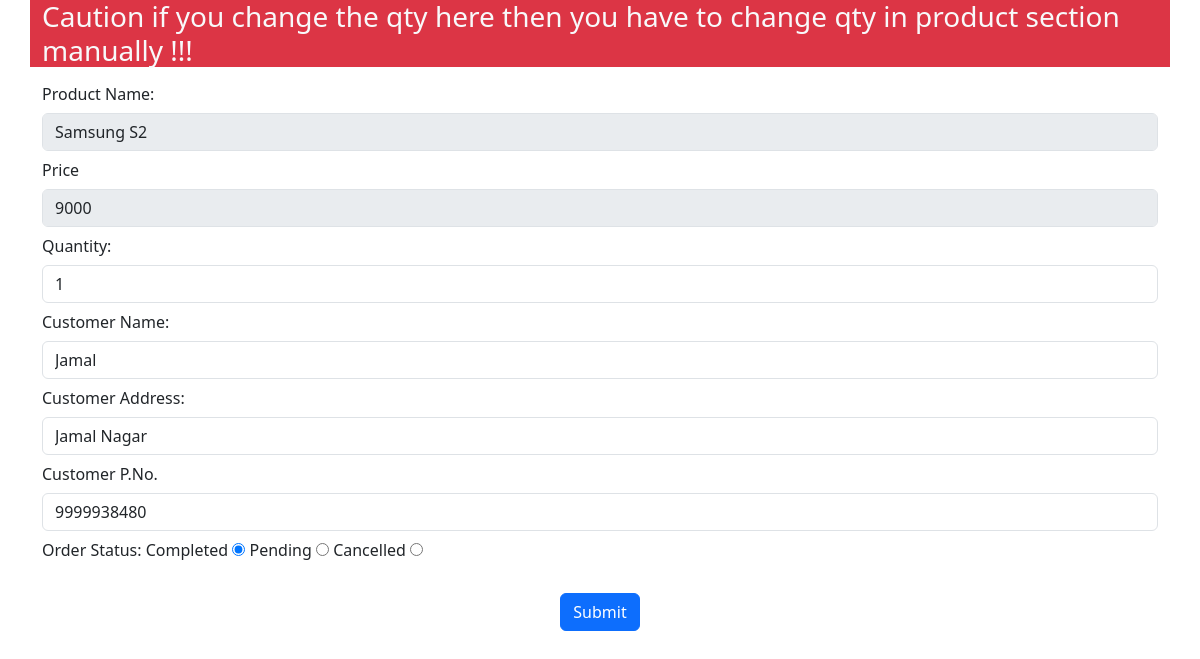
Screenshot of /update/order/admin/2 (signed in) with the database file from the repository.
### app.py (models this page shows)
class Order(db.Model, UserMixin):
    oid = db.Column(db.Integer, primary_key= True, autoincrement=True)
    oname = db.Column(db.String ,nullable = False )
    price = db.Column(db.Integer, nullable = False)
    qty = db.Column(db.Integer, nullable = False)
    name = db.Column(db.String ,nullable = False)
    address = db.Column(db.String ,nullable = False)
    phone = db.Column(db.Integer, nullable = False)
    date =  db.Column(db.Date, default=date.today())
    status = db.Column(db.String, default="pending")

### app.py (the view, shortened to what this page needs)
@app.route("/update/order/admin/<int:id>",methods=['GET','POST'])
@login_required
def upd_or(id):
    data = db.session.query(Order).filter(Order.oid==id).first()
    return render_template("updo.html",data=data)

### app.py (called while the page is built)
@login_manager.user_loader
def user_loader(user_id):
    return AdminUser.query.get(user_id)

### templates/updo.html (shortened to what this page needs)
<!DOCTYPE html>
<html lang="en">
<head>
    <link href="https://cdn.jsdelivr.net/npm/bootstrap@5.3.3/dist/css/bootstrap.min.css" rel="stylesheet">
</head>
<body>
    <div class="container bg-danger text-light">
    <h3>Caution if you change the qty here then you have to change qty in product section manually !!!</h3>
    </div>
        <div class="container">
        <form method="post">
          <div class="form-group row">
            <label for="inputName" class="col-sm-1-12 col-form-label">Product Name:</label>
            <div class="col-sm-1-12">
              <input type="text" class="form-control" name="oname" id="inputName" value="{{data.oname}}" disabled>
            </div>
          </div>
          <div class="form-group row">
            <label for="inputName" class="col-sm-1-12 col-form-label" >Price</label>
            <div class="col-sm-1-12">
              <input type="text" class="form-control" name="price" id="inputName" value="{{data.price}}" disabled>
            </div>
          </div>
          <div class="form-group row">
            <label for="inputName" class="col-sm-1-12 col-form-label">Quantity:</label>
            <div class="col-sm-1-12">
              <input type="text" class="form-control" name="qty" id="inputName" value="{{data.qty}}">
            </div>
          </div>
          <div class="form-group row">
            <label for="inputName" class="col-sm-1-12 col-form-label">Customer Name:</label>
            <div class="col-sm-1-12">
              <input type="text" class="form-control" name="name" id="inputName" value="{{data.name}}">
            </div>
          </div>
          <div class="form-group row">
            <label for="inputName" class="col-sm-1-12 col-form-label">Customer Address:</label>
            <div class="col-sm-1-12">
              <input type="text" class="form-control" name="address" id="inputName" value="{{data.address}}">
            </div>
          </div>
          <div class="form-group row">
            <label for="inputName" class="col-sm-1-12 col-form-label">Customer P.No.</label>
            <div class="col-sm-1-12">
              <input type="text" class="form-control" name="phone" id="inputName" value="{{data.phone}}">
            </div>
          </div>
          <div class="form-group col">
            <label for="inputName" class="col-sm-1-12 col-form-label">Order Status: </label>
            <label class="custom-control custom-radio">
              <label for="">Completed</label>
              <input type="radio" name="status" id="" value="completed" class="custom-control-input" {% if data.status=="completed" %}checked{% endif %}>
            </label>
            <label class="custom-control custom-radio">
              <label for="">Pending</label>
              <input type="radio" name="status" id="" value="pending" class="custom-control-input" {% if data.status=="pending" %}checked{% endif %}>
            </label>
            <label class="custom-control custom-radio">
              <label for="">Cancelled</label>
              <input type="radio" name="status" id="" value="cancelled" class="custom-control-input" {% if data.status=="cancelled" %}checked{% endif %}>
            </label>
        </div>
          <br>
          <div class="form-group row">
            <center>
              <button type="submit" class="btn btn-primary btn-md">Submit</button>
          </center>
        </form>
      </div>
</body>
</html>

### rows the page displays
Order: oname "Samsung S2", price "9000", qty "1", name "Jamal", address "Jamal Nagar", phone "9999938480", status "☑ Completed", status "☐ Pending", status "☐ Cancelled"
